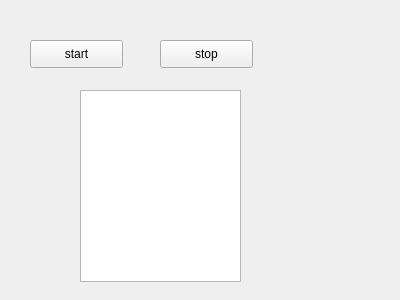
<?xml version="1.0" encoding="UTF-8"?>
<ui version="4.0">
 <class>Form</class>
 <widget class="QWidget" name="Form">
  <property name="geometry">
   <rect>
    <x>0</x>
    <y>0</y>
    <width>400</width>
    <height>300</height>
   </rect>
  </property>
  <property name="windowTitle">
   <string>Form</string>
  </property>
  <widget class="QTextBrowser" name="TextBroser">
   <property name="geometry">
    <rect>
     <x>80</x>
     <y>90</y>
     <width>161</width>
     <height>192</height>
    </rect>
   </property>
  </widget>
  <widget class="QPushButton" name="StartButton">
   <property name="geometry">
    <rect>
     <x>30</x>
     <y>40</y>
     <width>93</width>
     <height>28</height>
    </rect>
   </property>
   <property name="text">
    <string>start</string>
   </property>
  </widget>
  <widget class="QPushButton" name="StopButton">
   <property name="geometry">
    <rect>
     <x>160</x>
     <y>40</y>
     <width>93</width>
     <height>28</height>
    </rect>
   </property>
   <property name="text">
    <string>stop</string>
   </property>
  </widget>
 </widget>
 <resources/>
 <connections>
  <connection>
   <sender>StartButton</sender>
   <signal>clicked()</signal>
   <receiver>Form</receiver>
   <slot>slot1()</slot>
   <hints>
    <hint type="sourcelabel">
     <x>179</x>
     <y>53</y>
    </hint>
    <hint type="destinationlabel">
     <x>-195</x>
     <y>-49</y>
    </hint>
   </hints>
  </connection>
 </connections>
 <slots>
  <signal>signal1()</signal>
  <slot>slot1()</slot>
 </slots>
</ui>
